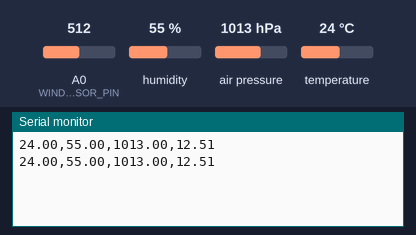
The sketch below on a simulated Arduino Uno, built with avr-gcc and run on an emulated ATmega328P. On the bench: the last lines printed to the serial monitor. Inputs (shaded band) come from the test bench; at power-on: humidity 55 %, A0 (WIND_SENSOR_PIN) = 512, air pressure 1013 hPa, temperature 24 °C.

Above: at 3.2 s.
3.3 s: humidity set to 22 %
At 4.6 s:
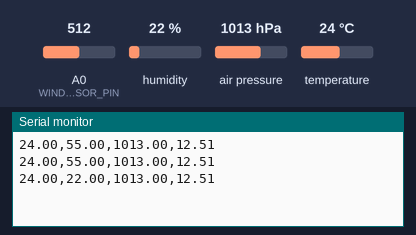
4.8 s: A0 (WIND_SENSOR_PIN) set to 716
At 5.6 s:
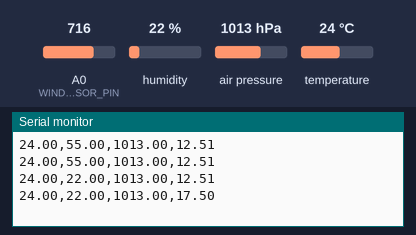
6.3 s: air pressure set to 952 hPa
At 7.5 s:
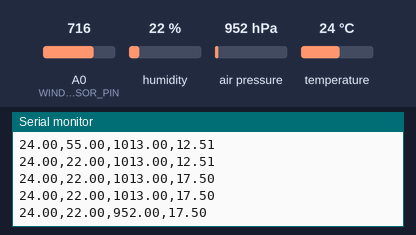
7.8 s: temperature set to 12 °C
At 8.4 s:
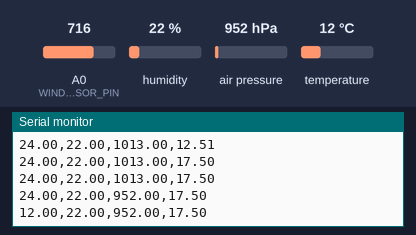
9.3 s: A0 (WIND_SENSOR_PIN) set to 992
At 10.4 s:
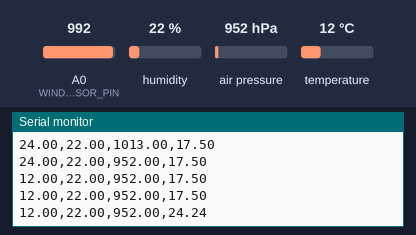
Timing chart, 0 to 11.8 s (numbered marks = the images above; inputs shaded):
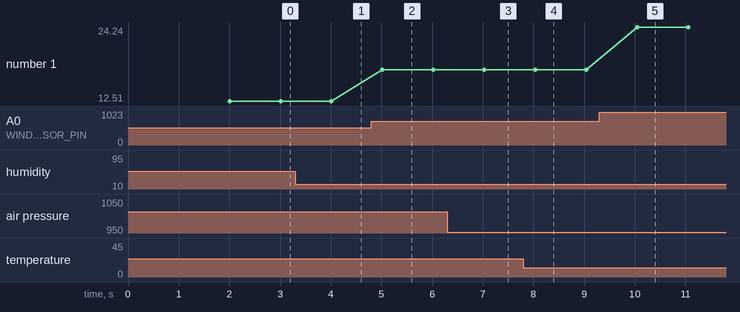

Measured:
- after the input at 3.3 s, the serial monitor: prints a new line after 0.71 s (image 1)
- after the input at 4.8 s, the serial monitor: prints a new line after 0.22 s (image 2)
- after the input at 6.3 s, the serial monitor: prints a new line after 0.73 s (image 3)
- after the input at 7.8 s, the serial monitor: prints a new line after 0.24 s (image 4)
- after the input at 9.3 s, the serial monitor: prints a new line after 0.75 s (image 5)
- plotted number 1: 12.51 → 17.5 after the input at 4.8 s, 17.5 → 24.24 after the input at 9.3 s

The sketch:

Arduino.ino
```cpp
#include <Wire.h>
#include <Adafruit_Sensor.h>
#include <Adafruit_BME280.h>

#define WIND_SENSOR_PIN A0
#define CALIBRATION_COEFFICIENT 5.0

Adafruit_BME280 bme;

void setup() {
  Serial.begin(9600);

  // Initialize BME280 sensor
  bool status = bme.begin(0x76);
  if (!status) {
    Serial.println("Could not find a valid BME280 sensor.");
    while (1);
  }

  // Wait for sensor to stabilize
  delay(2000);
}

void loop() {
  // Read sensor data
  int sensorValue = analogRead(WIND_SENSOR_PIN);
  float outvoltage = sensorValue * (5.0 / 1023.0);
  float windSpeed = outvoltage * CALIBRATION_COEFFICIENT;

  float temperature = bme.readTemperature();
  float humidity = bme.readHumidity();
  float pressure = bme.readPressure() / 100.0F;

  // Send data in a comma-separated format: temperature, humidity, pressure, windSpeed
  Serial.print(temperature);
  Serial.print(",");
  Serial.print(humidity);
  Serial.print(",");
  Serial.print(pressure);
  Serial.print(",");
  Serial.println(windSpeed);

  delay(1000);  // Delay before next reading
}
```
